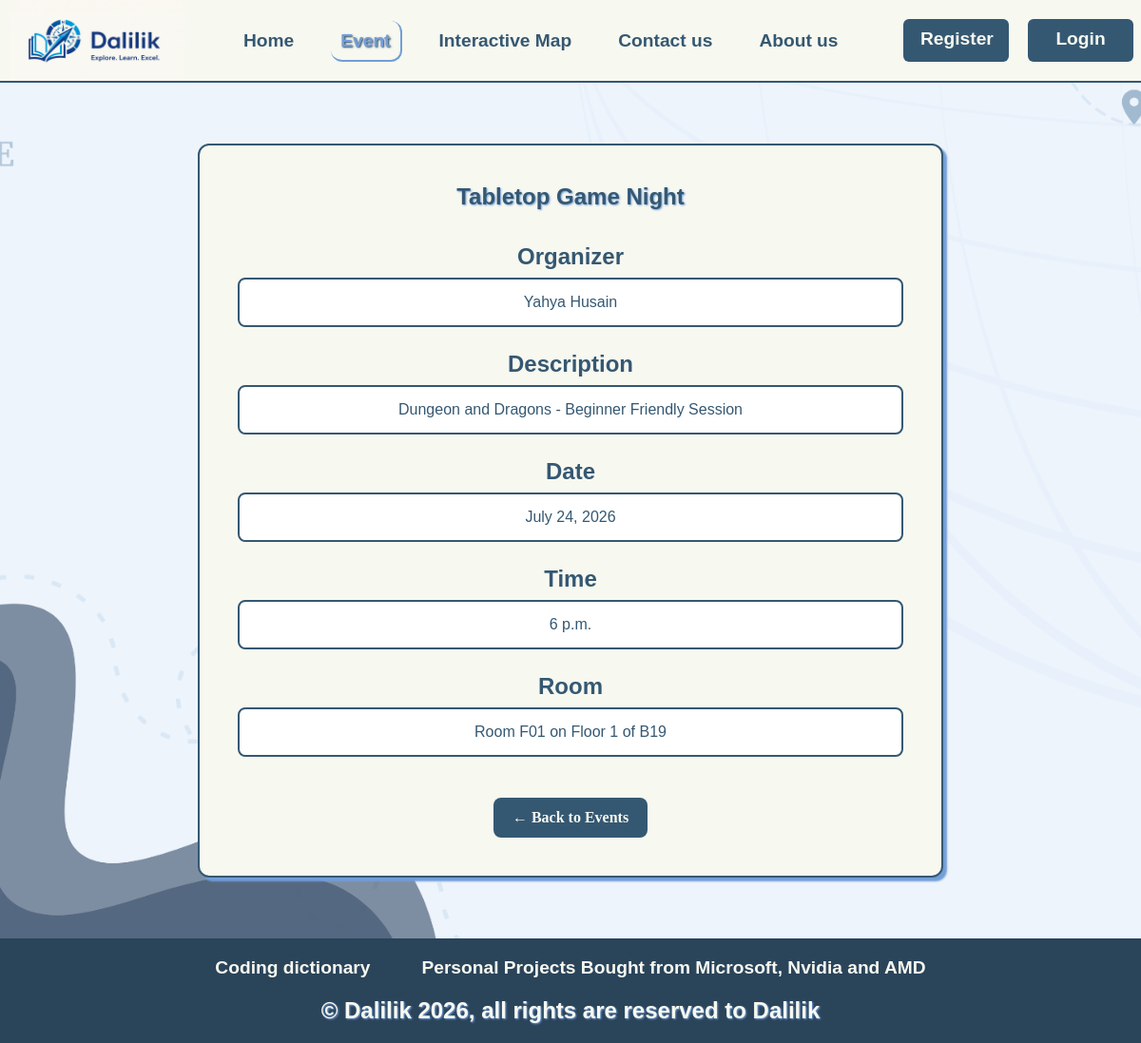
The page /event/1/ on the database its author committed.
### pages2/models.py (models this page shows, shortened)
class Event(models.Model):
    name = models.CharField(max_length=100)
    organizer = models.CharField(max_length=100, default="")
    description = models.TextField()
    date = models.DateField()
    time = models.TimeField()
    room = models.ForeignKey(Room, on_delete=models.CASCADE, related_name='events')

class Room(models.Model):
    number = models.CharField(max_length=10)
    floor = models.ForeignKey(Floor, on_delete=models.CASCADE, related_name='rooms')
    description = models.TextField()
    picture = models.ImageField(upload_to='rooms/', blank=True)
    def __str__(self):
        return f"Room {self.number} on {self.floor}"

class Floor(models.Model):
    number = models.IntegerField()
    building = models.ForeignKey(Building, on_delete=models.CASCADE, related_name='floors')
    description = models.TextField()
    picture = models.ImageField(upload_to='floors/', blank=True)
    def __str__(self):
        return f"Floor {self.number} of {self.building.name}"

class Building(models.Model):
    name = models.CharField(max_length=100)
    map = models.ForeignKey(Map, on_delete=models.CASCADE, related_name='buildings')
    description = models.TextField()
    picture = models.ImageField(upload_to='buildings/', blank=True)

### pages2/views.py (the view)
# urls.py: path('event/<int:id>/', views.event_detail, name='event_detail'),
def event_detail(request, id):
    event = get_object_or_404(Event, id=id)
    return render(request, 'Event/Event_Detail.html', {"active_page": "event", "event": event})

### pages2/templates/Event/Event_detail.html (shortened to what this page needs)
{% extends "base.html" %}
{% load static %}
{% block main-content %}
<section class="event-detail-page">
    <div class="event-detail-card">
        <h1>{{ event.name }}</h1>
        <div class="detail-row">
            <h2>Organizer</h2>
            <p>{{ event.organizer }}</p>
        </div>
        <div class="detail-row">
            <h2>Description</h2>
            <p>{{ event.description }}</p>
        </div>
        <div class="detail-row">
            <h2>Date</h2>
            <p>{{ event.date }}</p>
        </div>
        <div class="detail-row">
            <h2>Time</h2>
            <p>{{ event.time }}</p>
        </div>
        <div class="detail-row">
            <h2>Room</h2>
            <p>{{ event.room }}</p>
        </div>
        <br>
        <a class="back-button" href="{% url 'event' %}">
            ← Back to Events
        </a>
    </div>
</section>
{% endblock %}

### pages2/templates/static/css/stylesheet.css (style rules this page uses)
* { margin:0px; text-align:center ; }
.event-detail-page { display:flex; padding:50px; align-items:center; justify-content:center; min-height: 100vh; background-size: cover; background-position: center; background-repeat: no-repeat; background-image: url("../images/Login Background.png"); }
.event-detail-card { width:700px; background:#F7F8F0; border-radius:12px; padding:40px; box-shadow:4px 4px 2px #729ed8; border:2px solid #355872; }
.event-detail-card h1 { color:#355872; margin-bottom:35px; font-family:sans-serif; text-shadow:1px 1px 2px #729ed8; }
.detail-row { margin-bottom:25px; }
.detail-row h2 { display:block; color:#355872; margin-bottom:8px; font-family:sans-serif; }
.detail-row p { padding:15px; background:#ffffff; border:2px solid #355872; border-radius:8px; color:#355872; font-family:sans-serif; }
.back-button { display:inline-block; padding:12px 20px; background:#355872; color:#F7F8F0; text-decoration:none; border-radius:8px; font-weight:bold; }

### rows shown on the page
Event: name "Tabletop Game Night", organizer "Yahya Husain", description "Dungeon and Dragons - Beginner Friendly Session", date "July 24, 2026", time "6 p.m.", room "Room F01 on Floor 1 of B19"
